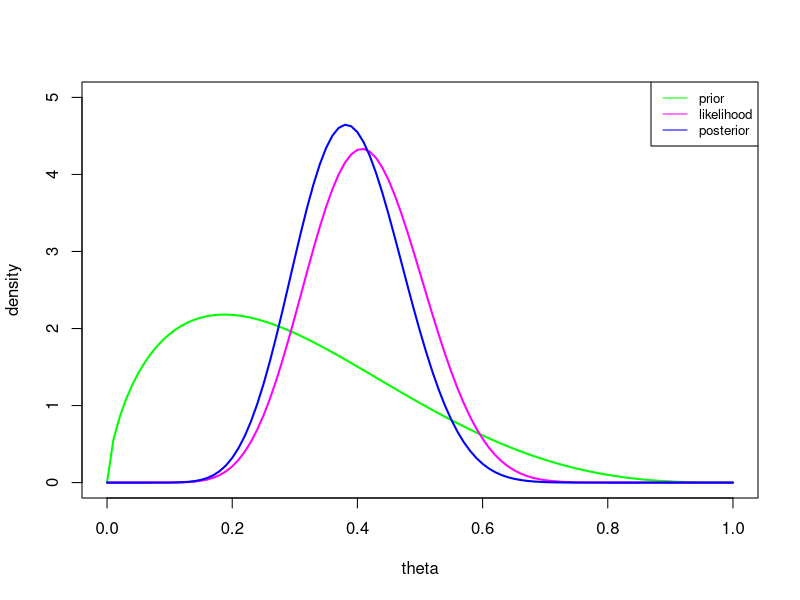
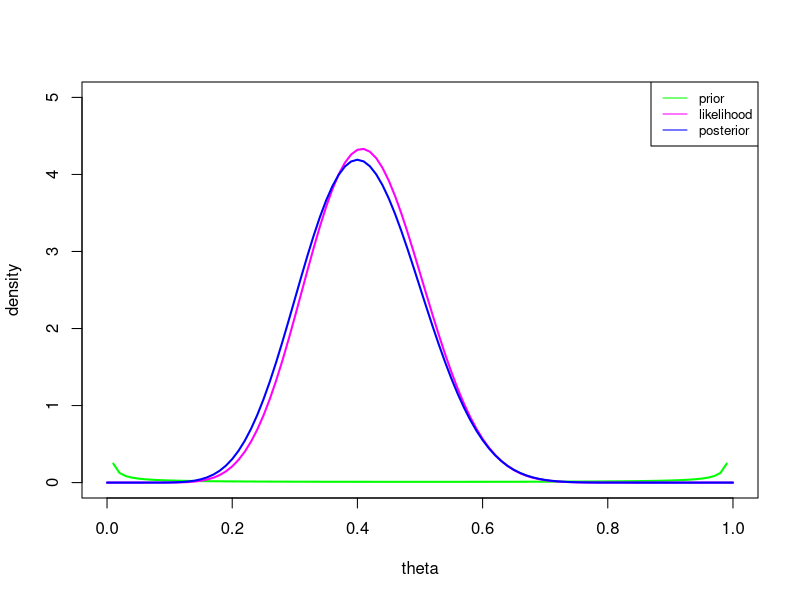
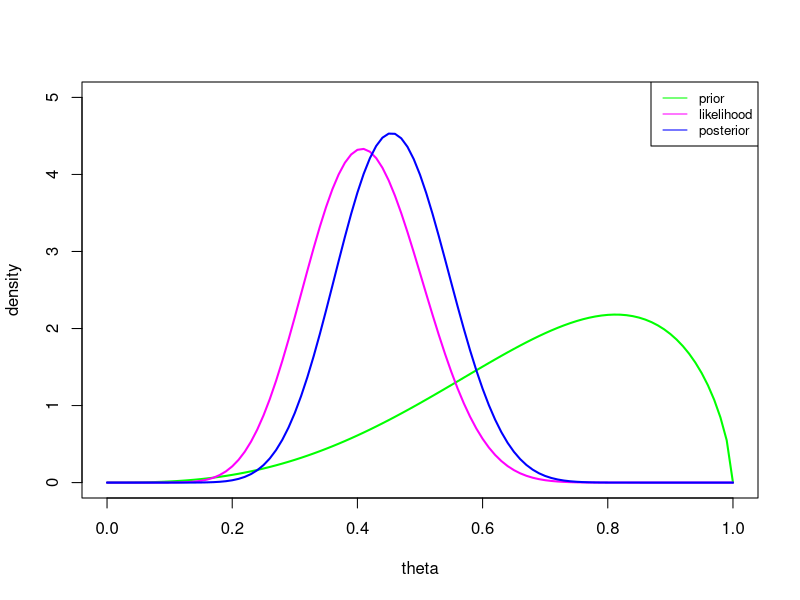
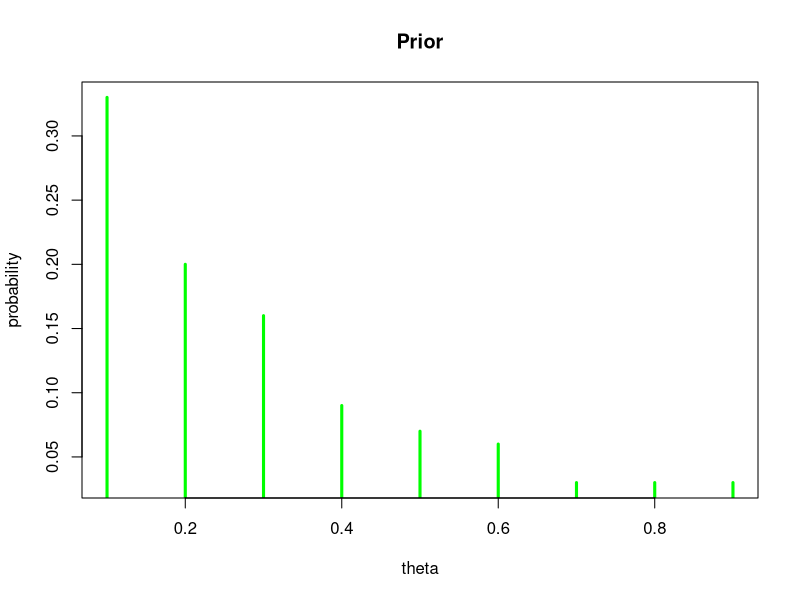
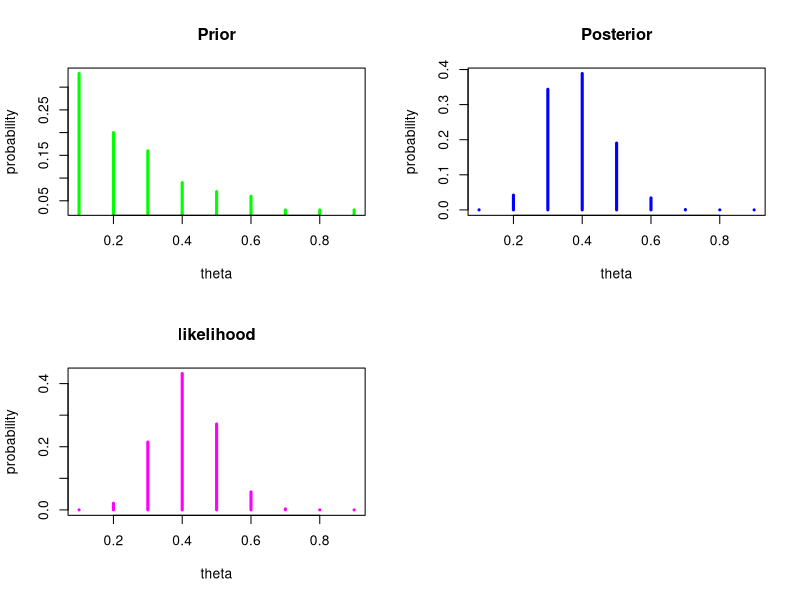
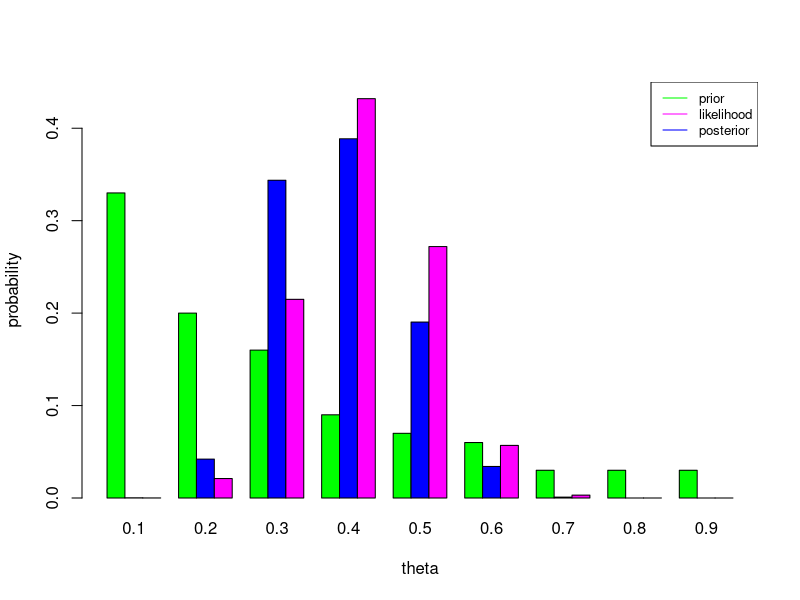
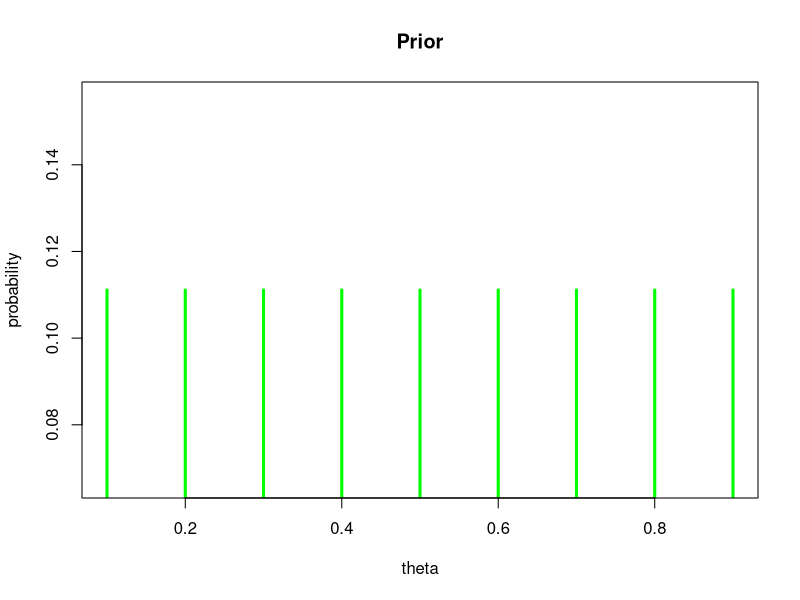
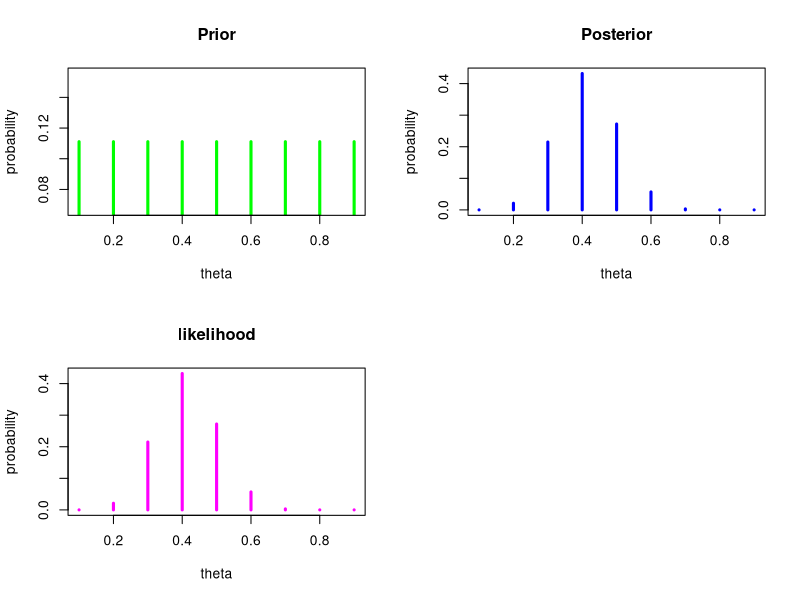

Recreate these plots in R, in order.
################################################################################
####################### ASSIGNMENT 2 - CHIARA TORRI ############################
################################################################################



############################# MODEL 1 ##########################################


### Case 1 ###


# Data
y=c(rep(0,16), rep(1,11))
n=length(y)
M=sum(y)
cat("The sample size is",n,"and the students that sleep more than 8 hours are",M)


# Hyper parameters
# E(theta)= alpha/(alpha+beta) = 0.3
# How sure we are: alpha+beta = ?
# To find the beta I choose the hyperparameters such that the 85th quantile of the
# Beta is approximately 0.5

alpha= 0.3*5.55
beta= 5.55-alpha
cat("alpha=",alpha,"beta=",beta)

qbeta(0.85, alpha, beta)
pbeta(0.5,alpha,beta)

# Posterior Hyper parameters
alpha_n= alpha+M
beta_n= beta+n-M
cat("alpha_n=",alpha_n,"beta_n=",beta_n)


# Plot of the prior
# The prior is the density of a Beta with, as parameters, the hyperparameters
curve(dbeta(x, alpha, beta), from=0, to=1, col="green", lwd=2, 
      xlab="theta", ylab="density", ylim=c(0,5))

# Plot of the likelihood
# The likelihood looks like the kernel of a Beta(M+1,n-M+1), therefore plotting 
#the density of a Beta with these parameters is equivalent to plot the normalized 
#version of the likelihood.
curve(dbeta(x, M+1, n-M+1), from=0, to=1, col="magenta", lwd=2, add=T)

# Plot of the posterior
# The posterior is the density of a Beta with updated parameters
curve(dbeta(x, alpha_n, beta_n), from=0, to=1, col="blue", lwd=2, add=T)

legend("topright",c("prior","likelihood","posterior"), 
       lty=c(1,1,1),
       col=c("green","magenta","blue"),
       cex=0.8)


# Note: the posterior is between the prior and the likelihood.


# Posterior expected values: the mean of a Beta is: alpha/(alpha+beta)
# The posterior mean is between the prior and the sample mean
prior_mean=alpha/(alpha+beta)
post_mean= alpha_n/(alpha_n+beta_n)
sample_avg= mean(y)
cat("Prior mean:", prior_mean,"Posterior mean:",post_mean,"Sample average:",sample_avg)


# Posterior variance: the variance of a Beta is: (alpha*beta)/(alpha+beta+1)*(alpha+beta)^2
prior_var= (alpha*beta)/((alpha+beta+1)*(alpha+beta)^2)
post_var=(alpha_n*beta_n)/((alpha_n+beta_n+1)*(alpha_n+beta_n)^2)
cat("Prior variance:", prior_var,"Posterior variance:",post_var)


# Prior 95% credible interval
l0= qbeta(0.025, alpha, beta)
u0= qbeta(0.975, alpha, beta)
cat("The 95% credible interval of the prior is (",l0,",",u0,")")

# Posterior 95% credible interval
l_n= qbeta(0.025, alpha_n, beta_n)
u_n= qbeta(0.975, alpha_n, beta_n)
cat("The 95% credible interval of the posterior is (",l_n,",",u_n,")")


# 85th quantiles
prior_85q=qbeta(0.85,alpha,beta)
post_85q=qbeta(0.85,alpha_n,beta_n)
cat("Prior 85th quantile:", prior_85q,", Posterior 85th quantile:",post_85q)


# Prediction

# The posterior predictive for a Bernoulli-Beta Model is: 
post_predictive=(alpha+M)/(alpha+beta+n)
cat("The posterior predictive is", post_predictive)
cat("The posterior predictive for the 20 observations of the new sample is", post_predictive*20)
# about 8 students over 20

# Example of the new sample
set.seed(123)
y_new= rbinom(20,1,post_mean)
cat("The new sample is", y_new)

cat("Students of the sample that sleep at least 8 hours:",sum(y_new))



# Hypothesis testing

# Pr(E0|y_1:n)
post_prob0= pbeta(0.5,alpha_n,beta_n)
cat("The posterior probability of E0 is", post_prob0)

# Pr(E1|y_1:n)
post_prob1=1-pbeta(0.5,alpha_n,beta_n)

# Pr(E0)
prior_prob0=pbeta(0.5,alpha,beta)

# Pr(E1)
prior_prob1=1-pbeta(0.5,alpha,beta)

# Bayes factor
BF= (post_prob0/post_prob1)/(prior_prob0/prior_prob1)
cat("The Bayes Factor is",BF)
# "not worth more than bare mentioning"




### Case 2 ###

# Hyper parameters
# In the case of complete ignorance, I choose:
# E(theta)= alpha/(alpha+beta) = 0.5, because I place the same probability on 0 and 1
# alpha+beta = 0.01, because I'm very unsure of my choice

alpha= 0.5*0.01
beta= 0.01-alpha
cat("alpha=",alpha,"beta=",beta)

qbeta(0.85, alpha, beta)
pbeta(0.5,alpha,beta)


# Posterior Hyper parameters
alpha_n= alpha+M
beta_n= beta+n-M
cat("alpha_n=",alpha_n,"beta_n=",beta_n)


# Plot the prior
# The prior is the density of a Beta with parameters the hyperparameters
curve(dbeta(x, alpha, beta), from=0, to=1, col="green", lwd=2, 
      xlab="theta", ylab="density", ylim=c(0,5))

# Plot the likelihood
# The likelihood looks like the kernel of a Beta(M+1,n-M+1), therefore plotting 
#the density of a Beta with these parameters is equivalent to plot the normalized 
#version of the likelihood.
curve(dbeta(x, M+1, n-M+1), from=0, to=1, col="magenta", lwd=2, add=T)

# Plot the posterior
# The posterior is the density of a Beta with updated parameters
curve(dbeta(x, alpha_n, beta_n), from=0, to=1, col="blue", lwd=2, add=T)

legend("topright",c("prior","likelihood","posterior"), 
       lty=c(1,1,1),
       col=c("green","magenta","blue"),
       cex=0.8)


# Note: the posterior is more similar to the likelihood


# Posterior expected values: the mean of a Beta is: alpha/(alpha+beta)
# The posterior mean is between the prior and the sample mean
prior_mean=alpha/(alpha+beta)
post_mean= alpha_n/(alpha_n+beta_n)
sample_avg= mean(y)
cat("Prior mean:", prior_mean,"Posterior mean:",post_mean,"Sample average:",sample_avg)


# Posterior variance: the variance of a Beta is: (alpha*beta)/(alpha+beta+1)*(alpha+beta)^2
prior_var= (alpha*beta)/((alpha+beta+1)*(alpha+beta)^2)
post_var=(alpha_n*beta_n)/((alpha_n+beta_n+1)*(alpha_n+beta_n)^2)
cat("Prior variance:", prior_var,"Posterior variance:",post_var)


# Prior 95% credible interval
l0= qbeta(0.025, alpha, beta)
u0= qbeta(0.975, alpha, beta)
cat("The 95% credible interval of the prior is (",l0,",",u0,")")

# Posterior 95% credible interval
l_n= qbeta(0.025, alpha_n, beta_n)
u_n= qbeta(0.975, alpha_n, beta_n)
cat("The 95% credible interval of the posterior is (",l_n,",",u_n,")")


# 85th quantiles
prior_85q=qbeta(0.85,alpha,beta)
post_85q=qbeta(0.85,alpha_n,beta_n)
cat("Prior 85th quantile:", prior_85q,", Posterior 85th quantile:",post_85q)


# Prediction

# The posterior predictive for a Bernoulli-Beta Model is: 
post_predictive=(alpha+M)/(alpha+beta+n)
cat("The posterior predictive is", post_predictive)
cat("The posterior predictive for the 20 observations of the new sample is", post_predictive*20)
# about 8 students over 20

# Example of the new sample
set.seed(123)
y_new= rbinom(20,1,post_mean)
cat("The new sample is", y_new)

cat("Students of the sample that sleep at least 8 hours:",sum(y_new))



# Hypothesis testing

# Pr(E0|y_1:n)
post_prob0= pbeta(0.5,alpha_n,beta_n)
cat("The posterior probability of E0 is", post_prob0)

# Pr(E1|y_1:n)
post_prob1=1-pbeta(0.5,alpha_n,beta_n)

# Pr(E0)
prior_prob0=pbeta(0.5,alpha,beta)

# Pr(E1)
prior_prob1=1-pbeta(0.5,alpha,beta)

# Bayes factor
BF= (post_prob0/post_prob1)/(prior_prob0/prior_prob1)
cat("The Bayes Factor is",BF)
# substantial





### Case 3 ###


# Prior hyperparameters
# E(theta)= alpha/(alpha+beta) = 0.7
# How sure we are: alpha+beta = ?
# To find the beta I choose the hyperparameters such that the 15th quantile of the
# Beta is approximately 0.5

alpha= 0.7*5.55
beta= 5.55-alpha
cat("alpha=",alpha,"beta=",beta)

qbeta(0.15, alpha, beta)
1 - pbeta(0.5, alpha, beta)


# Posterior parameters
alpha_n= alpha+M
beta_n= beta+n-M
cat("alpha_n=",alpha_n,"beta_n=",beta_n)


# Plot the prior
# The prior is the density of a Beta with parameters the hyperparameters
curve(dbeta(x, alpha, beta), from=0, to=1, col="green", lwd=2, 
      xlab="theta", ylab="density", ylim=c(0,5))

# Plot the likelihood
# The likelihood looks like the kernel of a Beta(M+1,n-M+1), therefore plotting 
#the density of a Beta with these parameters is equivalent to plot the normalized 
#version of the likelihood.
curve(dbeta(x, M+1, n-M+1), from=0, to=1, col="magenta", lwd=2, add=T)

# Plot the posterior
# The posterior is the density of a Beta with updated parameters
curve(dbeta(x, alpha_n, beta_n), from=0, to=1, col="blue", lwd=2, add=T)

legend("topright",c("prior","likelihood","posterior"), 
       lty=c(1,1,1),
       col=c("green","magenta","blue"),
       cex=0.8)

# Note: the posterior is between the prior and the likelihood

# Posterior expected values: the mean of a Beta is: alpha/(alpha+beta)
# The posterior mean is between the prior and the sample mean
prior_mean=alpha/(alpha+beta)
post_mean= alpha_n/(alpha_n+beta_n)
sample_avg= mean(y)
cat("Prior mean:", prior_mean,"Posterior mean:",post_mean,"Sample average:",sample_avg)


# Posterior variance: the variance of a Beta is: (alpha*beta)/(alpha+beta+1)*(alpha+beta)^2
prior_var= (alpha*beta)/((alpha+beta+1)*(alpha+beta)^2)
post_var=(alpha_n*beta_n)/((alpha_n+beta_n+1)*(alpha_n+beta_n)^2)
cat("Prior variance:", prior_var,"Posterior variance:",post_var)


# Prior 95% credible interval
l0= qbeta(0.025, alpha, beta)
u0= qbeta(0.975, alpha, beta)
cat("The 95% credible interval of the prior is (",l0,",",u0,")")

# Posterior 95% credible interval
l_n= qbeta(0.025, alpha_n, beta_n)
u_n= qbeta(0.975, alpha_n, beta_n)
cat("The 95% credible interval of the posterior is (",l_n,",",u_n,")")


# 15th quantiles
prior_15q=qbeta(0.15,alpha,beta)
post_15q=qbeta(0.15,alpha_n,beta_n)
cat("Prior 15th quantile:", prior_15q,", Posterior 15th quantile:",post_15q)



# Prediction

# The posterior predictive for a Bernoulli-Beta Model is: 
post_predictive=(alpha+M)/(alpha+beta+n)
cat("The posterior predictive is", post_predictive)
cat("The posterior predictive for the 20 observations of the new sample is", post_predictive*20)

# Example of the new sample
set.seed(123)
y_new= rbinom(20,1,post_mean)
cat("The new sample is", y_new)

cat("Students of the sample that sleep at least 8 hours:",sum(y_new))



# Hypothesis testing

# Pr(E0|y_1:n)
post_prob0= pbeta(0.5,alpha_n,beta_n)
cat("The posterior probability of E0 is", post_prob0)

# Pr(E1|y_1:n)
post_prob1=1-pbeta(0.5,alpha_n,beta_n)

# Pr(E0)
prior_prob0=pbeta(0.5,alpha,beta)

# Pr(E1)
prior_prob1=1-pbeta(0.5,alpha,beta)

# Bayes factor
BF= (post_prob0/post_prob1)/(prior_prob0/prior_prob1)
cat("The Bayes Factor is",BF)
# strong


rm(list = ls())








############################### SECOND MODEL ###################################

# Data
y=c(rep(0,16), rep(1,11))
n=length(y)
M=sum(y)
cat("The sample size is",n,"and the students that sleep more than 8 hours are",M)

### Case 1 ###

# Choice of the prior
theta=seq(from=0.1,to=0.9,by=0.1)
cat("Theta:", theta)
prior=c(0.33,0.20,0.16,0.09,0.07,0.06,rep(0.03,3))
cat("Prior:", prior)
cat("The sum of the prior probabilities is", sum(prior))

# Cdf of the prior
cump=c()
cdf=function(p){
  for (j in 1:9){
    cump[j]=sum(p[1:j])
  }
  return(cump)
}

cumprior=cdf(prior)
cat("Cumulative distribution function of the prior:", cumprior)

# P(theta<=0.5)=0.85 and E(theta)=0.3
cat("P(theta<=0.5)=", cumprior[5])
prior_mean=weighted.mean(theta,prior)
cat("E(theta)=", prior_mean)

# Plot of the prior
plot(theta, prior, main="Prior", type="h", xlab="theta", ylab="probability", 
     col="green", lwd=3)

# Posterior
# posterior=likelihood*prior/marginal and is proportional to likelihood*prior
# The marginal is the integral (in this case sum) of likelihood*prior. 
# I applied this for each element
prop_post=c()
like=c()

for (j in 1:9){
  like[j]=(theta[j])^M*(1-theta[j])^(n-M)
  prop_post[j]=((theta[j])^M*(1-theta[j])^(n-M)*prior[j])
}

sum(prop_post) # not equal to 1 because I still have to divide for the marginal
post=prop_post/sum(prop_post)
cat("Posterior:", post)
cat("The sum of the posterior probabilities is", sum(post)) # equal to 1!

# Normalized version of the likelihood
cat("Likelihood:", like)
like2=like/sum(like) 
cat("Normalized version of the likelihood:", like2)
cat("The sum of the normalized likelihood probabilities is", sum(like2)) # equal to 1!



# Prior, posterior and likelihood plot
par(mfrow=c(2,2))
plot(theta, prior, main="Prior", type="h", xlab="theta", ylab="probability", 
     col="green", lwd=3)
plot(theta, post, main="Posterior", type="h", xlab="theta", ylab="probability", 
     col="blue", lwd=3)
plot(theta, like2, main="likelihood", type="h", xlab="theta", ylab="probability", 
     col="magenta", lwd=3)

par(mfrow=c(1,1))
ppl_table_graph=t(matrix(c(prior, post, like2), nrow=9, ncol=3))
barplot(ppl_table_graph, beside=T, xlab="theta", ylab="probability",
        col=c("green", "blue", "magenta"), ylim=c(0,0.45),
        names.arg=seq(from=0.1,to=0.9,by=0.1))

legend("topright",c("prior","likelihood","posterior"), 
       lty=c(1,1,1),
       col=c("green","magenta","blue"),
       cex=0.8)


# Posterior mean
post_mean=weighted.mean(theta,post)
sample_avg=mean(y)
cat("Prior mean:", prior_mean, ", Posterior mean:", post_mean, 
    ", Sample average:", sample_avg)

# Posterior variance
prior_var=weighted.mean((theta-prior_mean)^2, prior)
post_var=weighted.mean((theta-post_mean)^2, post)
cat("Prior variance:", prior_var, ", Posterior variance:", post_var)


# Quantiles

# Posterior cdf
cumpost=cdf(post)
cat("Cumulative distribution function of the posterior:", cumpost)

# Discrete quantile function
my_quant=function(cfd, p){
  indx=which(cfd>=p)
  return(theta[indx[1]])
}

# Prior 95% credible interval
l0=my_quant(cumprior, 0.025)
u0=my_quant(cumprior, 0.975)
cat("The 95% credible interval of the prior is (",l0,",",u0,")")

# Posterior 95% credible interval
l_n=my_quant(cumpost, 0.025)
u_n=my_quant(cumpost, 0.975)
cat("The 95% credible interval of the posterior is (",l_n,",",u_n,")")


# 85th quantile
prior_85q=my_quant(cumprior, 0.85)
post_85q=my_quant(cumpost, 0.85)
cat("Prior 85th quantile:", prior_85q,", Posterior 85th quantile:",post_85q)



# Prediction
# The predictive can be seen as posterior mean
# In particular the predictive is the integral (sum) of p(y_new=1, theta| y_1:n)
# It is possible to show that this is equal to the sum of p(y_new|theta)*p(theta|y_1:n)
# = (theta*posterior) = E(p(y_new|theta)|y_1:n) = post_mean

cat("The psterior predictive is:", post_mean)
cat("The posterior predictive for the 20 observations of the new sample is", post_mean*20)
# about 8 out of 20 in the new sample sleep at least 8 hours

# Example of the new sample
set.seed(123)
y_new=rbinom(20,1,prob=post_mean)
y_new

sum(y_new) # 8!



# Hypothesis testing

# Pr(E0|y_1:n)
post_prob0= cumpost[5]
cat("The posterior probability of E0 is", post_prob0)

# Pr(E1|y_1:n)
post_prob1= 1-post_prob0

# Pr(E0)
prior_prob0= cumprior[5]

# Pr(E1)
prior_prob1= 1-prior_prob0

# Bayes factor
BF= (post_prob0/post_prob1)/(prior_prob0/prior_prob1)
cat("The Bayes Factor is",BF)





### Case 2 ###

# Choice of the prior
theta=seq(from=0.1,to=0.9,by=0.1)
cat("Theta:", theta)
prior=rep(1/9, 9)
cat("Prior:", prior)
cat("The sum of the prior probabilities is", sum(prior))

# Cdf of the prior
cumprior=cdf(prior)
cat("Cumulative distribution function of the prior:", cumprior)

# P(theta<=0.5) and E(theta)=0.5
cat("P(theta<=0.5)=", cumprior[5])
prior_mean=weighted.mean(theta,prior)
cat("E(theta)=", prior_mean)

# Plot of the prior
plot(theta, prior, main="Prior", type="h", xlab="theta", ylab="probability", 
     col="green", lwd=3)

# Posterior
# posterior=likelihood*prior/marginal and is proportional to likelihood*prior
# The marginal is the integral (in this case sum) of likelihood*prior. 
# I applied this for each element
prop_post=c()
like=c()

for (j in 1:9){
  like[j]=(theta[j])^M*(1-theta[j])^(n-M)
  prop_post[j]=((theta[j])^M*(1-theta[j])^(n-M)*prior[j])
}

sum(prop_post) # not equal to 1 because I still have to divide for the marginal
post=prop_post/sum(prop_post)
cat("Posterior:", post)
cat("The sum of the posterior probabilities is", sum(post)) # equal to 1!

# Normalized version of the likelihood
cat("Likelihood:", like)
like2=like/sum(like) 
cat("Normalized version of the likelihood:", like2)
cat("The sum of the normalized likelihood probabilities is", sum(like2)) # equal to 1!



# Prior, posterior and likelihood plot
par(mfrow=c(2,2))
plot(theta, prior, main="Prior", type="h", xlab="theta", ylab="probability", 
     col="green", lwd=3)
plot(theta, post, main="Posterior", type="h", xlab="theta", ylab="probability", 
     col="blue", lwd=3)
plot(theta, like2, main="likelihood", type="h", xlab="theta", ylab="probability", 
     col="magenta", lwd=3)

par(mfrow=c(1,1))
ppl_table_graph=t(matrix(c(prior, post, like2), nrow=9, ncol=3))
barplot(ppl_table_graph, beside=T, xlab="theta", ylab="probability",
        col=c("green", "blue", "magenta"), ylim=c(0,0.45),
        names.arg=seq(from=0.1,to=0.9,by=0.1))

legend("topright",c("prior","likelihood","posterior"), 
       lty=c(1,1,1),
       col=c("green","magenta","blue"),
       cex=0.8)


# Posterior mean
post_mean=weighted.mean(theta,post)
sample_avg=mean(y)
cat("Prior mean:", prior_mean, ", Posterior mean:", post_mean, 
    ", Sample average:", sample_avg)

# Posterior variance
prior_var=weighted.mean((theta-prior_mean)^2, prior)
post_var=weighted.mean((theta-post_mean)^2, post)
cat("Prior variance:", prior_var, ", Posterior variance:", post_var)


# Quantiles

# Posterior cdf
cumpost=cdf(post)
cat("Cumulative distribution function of the posterior:", cumpost)

# Prior 95% credible interval
l0=my_quant(cumprior, 0.025)
u0=my_quant(cumprior, 0.975)
cat("The 95% credible interval of the prior is (",l0,",",u0,")")

# Posterior 95% credible interval
l_n=my_quant(cumpost, 0.025)
u_n=my_quant(cumpost, 0.975)
cat("The 95% credible interval of the posterior is (",l_n,",",u_n,")")


# 85th quantile
prior_85q=my_quant(cumprior, 0.85)
post_85q=my_quant(cumpost, 0.85)
cat("Prior 85th quantile:", prior_85q,", Posterior 85th quantile:",post_85q)



# Prediction
# The predictive can be seen as posterior mean
# In particular the predictive is the integral (sum) of p(y_new=1, theta| y_1:n)
# It is possible to show that this is equal to the sum of p(y_new|theta)*p(theta|y_1:n)
# = (theta*posterior) = E(p(y_new|theta)|y_1:n) = post_mean

cat("The posterior predictive is:", post_mean)
cat("The posterior predictive for the 20 observations of the new sample is", post_mean*20)
# about 8 out of 20 in the new sample sleep at least 8 hours

# Example of the new sample
set.seed(123)
y_new=rbinom(20,1,prob=post_mean)
y_new

sum(y_new) # 8!



# Hypothesis testing

# Pr(E0|y_1:n)
post_prob0= cumpost[5]
cat("The posterior probability of E0 is", post_prob0)

# Pr(E1|y_1:n)
post_prob1= 1-post_prob0

# Pr(E0)
prior_prob0= cumprior[5]

# Pr(E1)
prior_prob1= 1-prior_prob0

# Bayes factor
BF= (post_prob0/post_prob1)/(prior_prob0/prior_prob1)
cat("The Bayes Factor is",BF)




### Case 3 ###

# Choice of the prior
theta=seq(from=0.1,to=0.9,by=0.1)
cat("Theta:", theta)
prior=c(0.01, 0.02, 0.03, 0.04, 0.05, 0.15, 0.25, 0.25, 0.20)
cat("Prior:", prior)
cat("The sum of the prior probabilities is", sum(prior))

# Cdf of the prior
cumprior=cdf(prior)
cat("Cumulative distribution function of the prior:", cumprior)

# P(theta<=0.5)=0.15 and E(theta)=0.7
cat("P(theta<=0.5)=", cumprior[5])
prior_mean=weighted.mean(theta,prior)
cat("E(theta)=", prior_mean)

# Plot of the prior
plot(theta, prior, main="Prior", type="h", xlab="theta", ylab="probability", 
     col="green", lwd=3)

# Posterior
# posterior=likelihood*prior/marginal and is proportional to likelihood*prior
# The marginal is the integral (in this case sum) of likelihood*prior. 
# I applied this for each element
prop_post=c()
like=c()

for (j in 1:9){
  like[j]=(theta[j])^M*(1-theta[j])^(n-M)
  prop_post[j]=((theta[j])^M*(1-theta[j])^(n-M)*prior[j])
}

sum(prop_post) # not equal to 1 because I still have to divide for the marginal
post=prop_post/sum(prop_post)
cat("Posterior:", post)
cat("The sum of the posterior probabilities is", sum(post)) # equal to 1!

# Normalized version of the likelihood
cat("Likelihood:", like)
like2=like/sum(like) 
cat("Normalized version of the likelihood:", like2)
cat("The sum of the normalized likelihood probabilities is", sum(like2)) # equal to 1!



# Prior, posterior and likelihood plot
par(mfrow=c(2,2))
plot(theta, prior, main="Prior", type="h", xlab="theta", ylab="probability", 
     col="green", lwd=3)
plot(theta, post, main="Posterior", type="h", xlab="theta", ylab="probability", 
     col="blue", lwd=3)
plot(theta, like2, main="likelihood", type="h", xlab="theta", ylab="probability", 
     col="magenta", lwd=3)

par(mfrow=c(1,1))
ppl_table_graph=t(matrix(c(prior, post, like2), nrow=9, ncol=3))
barplot(ppl_table_graph, beside=T, xlab="theta", ylab="probability",
        col=c("green", "blue", "magenta"), ylim=c(0,0.45),
        names.arg=seq(from=0.1,to=0.9,by=0.1))

legend("topright",c("prior","likelihood","posterior"), 
       lty=c(1,1,1),
       col=c("green","magenta","blue"),
       cex=0.8)


# Posterior mean
post_mean=weighted.mean(theta,post)
sample_avg=mean(y)
cat("Prior mean:", prior_mean, ", Posterior mean:", post_mean, 
    ", Sample average:", sample_avg)

# Posterior variance
prior_var=weighted.mean((theta-prior_mean)^2, prior)
post_var=weighted.mean((theta-post_mean)^2, post)
cat("Prior variance:", prior_var, ", Posterior variance:", post_var)


# Quantiles

# Posterior cdf
cumpost=cdf(post)
cat("Cumulative distribution function of the posterior:", cumpost)

# Prior 95% credible interval
l0=my_quant(cumprior, 0.025)
u0=my_quant(cumprior, 0.975)
cat("The 95% credible interval of the prior is (",l0,",",u0,")")

# Posterior 95% credible interval
l_n=my_quant(cumpost, 0.025)
u_n=my_quant(cumpost, 0.975)
cat("The 95% credible interval of the posterior is (",l_n,",",u_n,")")


# 15th quantile
prior_15q=my_quant(cumprior, 0.15)
post_15q=my_quant(cumpost, 0.15)
cat("Prior 15th quantile:", prior_15q,", Posterior 15th quantile:",post_15q)



# Prediction
# The predictive can be seen as posterior mean
# In particular the predictive is the integral (sum) of p(y_new=1, theta| y_1:n)
# It is possible to show that this is equal to the sum of p(y_new|theta)*p(theta|y_1:n)
# = (theta*posterior) = E(p(y_new|theta)|y_1:n) = post_mean

cat("The psterior predictive is:", post_mean)
cat("The posterior predictive for the 20 observations of the new sample is", post_mean*20)
# about 9 out of 20 in the new sample sleep at least 8 hours

# Example of the new sample
set.seed(123)
y_new=rbinom(20,1,prob=post_mean)
y_new

sum(y_new) # 10



# Hypothesis testing

# Pr(E0|y_1:n)
post_prob0= cumpost[5]
cat("The posterior probability of E0 is", post_prob0)

# Pr(E1|y_1:n)
post_prob1= 1-post_prob0

# Pr(E0)
prior_prob0= cumprior[5]

# Pr(E1)
prior_prob1= 1-prior_prob0

# Bayes factor
BF= (post_prob0/post_prob1)/(prior_prob0/prior_prob1)
cat("The Bayes Factor is",BF)


rm(list = ls())







############################### MODEL 3 ########################################

### PRIOR ANALYSIS ###

# To fill the tables all at once I set a for loop
# Set the vectors of hyperparameters
c=c(-1,0,1)
s=c(4,1,0.1)

# Set up the two tables
m_theta=matrix(nrow=3,ncol=3)
p0.5_theta=matrix(nrow=3, ncol=3)

# For loop to draw the iid samples and fill the tables
for (i in 1:length(c)){
  for (j in 1:length(s)){
    set.seed(123)
    # sample X iid from the N(c,s^2)
    x=rnorm(10000,mean=c[i],sd=s[j])
    # transform the X sample into the relative theta
    # Since the X are iid, also the theta are iid
    theta=1/(1+exp(-x))
    
    m_theta[j,i]=mean(theta)
    p0.5_theta[j,i]=mean(theta<0.5)
  }
}


# E(theta) with different hyperparameters
m_theta

#P(theta<0.5) with different hyperparameters 
p0.5_theta


# to verify it:
c=c(-1,0,1)
s=c(4,1,0.1)

m_theta1=matrix(nrow=3,ncol=3)
p0.5_theta1=matrix(nrow=3, ncol=3)

for (i in 1:length(c)){
  for (j in 1:length(s)){
    set.seed(123)
    th=runif(10000)
    p3=1/(s[j]*sqrt(2*3.14))*exp((-1/(2*s[j]^2))*(log(th/(1-th))-c[i])^2)*1/(th*(1-th))
    theta=(sample(th,10000,replace=T,prob=p3))
    m_theta1[j,i]= mean(theta)
    p0.5_theta1[j,i]=mean(theta<0.5)
  }
}


m_theta1
p0.5_theta1


rm(list = ls())




### CASE 1 ###

# Fix the hyperparameters
c=-1
s=1

# Prior function
model_prior=function(th, n, M, c, s){
  if (th<=0|th>=1) {
    return(-Inf)
  }
  out=1/(s*sqrt(2*3.14))*exp((-1/(2*s^2))*(log(th/(1-th))-c)^2)*1/(th*(1-th))
  return(out)
}

# Data and sufficient statistics
y=c(rep(0,16), rep(1,11))
n=length(y)
M=sum(y)
cat("The sample size is",n,"and the students that sleep more than 8 hours are",M)


# Posterior= target of the MH
model_posterior=function(th, n, M, c, s){
  if (th<=0|th>=1) {
    return(-Inf)
  }
  out= (th)^M*(1-th)^(n-M) * 1/(s*sqrt(2*3.14))*exp((-1/(2*s^2))*(log(th/(1-th))-c)^2)*1/(th*(1-th))
  return(out)
}

# Plot
gr_th=seq(0,1,0.001)
mp=c()

for (i in 1:length(gr_th)){
  mp[i]=model_posterior(gr_th[i], n, M, c, s)
}

plot(gr_th, mp, lwd=3, type="l", col="blue", main="Posterior density",
     xlab="theta", ylab="density")


# MH function
MH_post3=function(G, burnin, thin, n, M, c, s, eta,th0=0.5){
  
  #Set the number of iterations
  iterations= burnin+thin*G
  g= 1
  
  # Define the output vector
  theta= vector("numeric", G)
  current_state= th0 #the current state of the chain is th_0
  
  acc=0; #count how many time I accept a transition
  
  for (iter in 1:iterations) {
    prop_state = rnorm(1,mean=current_state,sd=eta) #My proposal are drawn from a Normal
    
    if(prop_state<=0|prop_state>=1){# Values I cannot accept
      alpha= -Inf
    }else{
      alpha= min(1, (model_posterior(prop_state, n, M, c, s))/
                   (model_posterior(current_state, n, M, c, s)))
    }
    
    u= runif(1)
    if (u < alpha){
      #Accept the move
      current_state= prop_state
      acc= acc+1
    } # the else is not needed because nothing changes
 
    if( (iter>burnin) & (iter%%thin==0) ){
      # if iter is larger than burn
      # and iter is multiple of thin
      # Save the current_state
      theta[g]= current_state
      g= g+1
    }
  }
  cat("I accepted the ", acc/iterations*100,"% of the proposed transition\n")
  return(theta)
}

# Optimal variance sample
set.seed(123)
th_sample1= MH_post3(G=5000, burnin = 1000, thin = 10, n, M, c, s, eta=0.44, th0=0.5)

# Wrong variance samples
set.seed(123)
wrong_th_sample1= MH_post3(G=5000, burnin = 1000, thin = 10, n, M, c, s, eta=4, th0=0.5)

set.seed(123)
wrong_th_sample2= MH_post3(G=5000, burnin = 1000, thin = 10, n, M, c, s, eta=0.01, th0=0.5)




# Convergence and autocorrelation check for sample 1
# trace plot
plot(th_sample1,type="l")
# auto correlation function
acf(th_sample1)

# Cumulative mean
cmst <- cumsum(th_sample1)
G <- 5000
plot(1:G,cmst/1:G,type="b",main="cumulative mean",pch="*")


# Convergence and autocorrelation check for wrong sample 1
# trace plot
plot(wrong_th_sample1,type="l")
# auto correlation function
acf(wrong_th_sample1)

# Cumulative mean
cmst <- cumsum(wrong_th_sample1)
G <- 5000
plot(1:G,cmst/1:G,type="b",main="cumulative mean",pch="*")


# Convergence and autocorrelation check for wrong sample 2
# trace plot
plot(wrong_th_sample2,type="l")
# auto correlation function
acf(wrong_th_sample2)

# Cumulative mean
cmst <- cumsum(wrong_th_sample2)
G <- 5000
plot(1:G,cmst/1:G,type="b",main="cumulative mean",pch="*")



# Summary and plots with coda
library(coda)
th.post.mc= mcmc(th_sample1)
summary(th.post.mc)
plot(th.post.mc)
acfplot(th.post.mc)
cumuplot(th.post.mc)

# Geweke diagnostic
geweke.diag(th.post.mc)
2*min(pnorm(0.3524), 1-pnorm(0.3524)) #the p-value is high
geweke.plot(th.post.mc, frac1 = 0.1, frac2 = 0.5, nbins = 20 )

# Gelman and Rubin
# Sample new chains and plot them
set.seed(123)
th.post2= mcmc(MH_post3(G=5000, burnin = 1000, thin = 10, 
                        n, M, c, s, eta=0.44, th0= runif(1,0,1)))

th.post3= mcmc(MH_post3(G=5000, burnin = 1000, thin = 10, 
                        n, M, c, s, eta=0.44, th0= runif(1,0,1)))

th.post4= mcmc(MH_post3(G=5000, burnin = 1000, thin = 10, 
                        n, M, c, s, eta=0.44, th0= runif(1,0,1)))

th.post5= mcmc(MH_post3(G=5000, burnin = 1000, thin = 10, 
                        n, M, c, s, eta=0.44, th0= runif(1,0,1)))

th.post6= mcmc(MH_post3(G=5000, burnin = 1000, thin = 10, 
                        n, M, c, s, eta=0.44, th0= runif(1,0,1)))

th.post7= mcmc(MH_post3(G=5000, burnin = 1000, thin = 10, 
                        n, M, c, s, eta=0.44, th0= runif(1,0,1)))

th.post8= mcmc(MH_post3(G=5000, burnin = 1000, thin = 10, 
                        n, M, c, s, eta=0.44, th0= runif(1,0,1)))

th.post9= mcmc(MH_post3(G=5000, burnin = 1000, thin = 10, 
                        n, M, c, s, eta=0.44, th0= runif(1,0,1)))

th.post10= mcmc(MH_post3(G=5000, burnin = 1000, thin = 10, 
                        n, M, c, s, eta=0.44, th0= runif(1,0,1)))

ten.mh <-mcmc.list(th.post.mc,th.post2,th.post3,th.post4,th.post5,th.post6,
                   th.post7,th.post8,th.post9,th.post10)

# Plots of the chains
plot(ten.mh)
acfplot(ten.mh,type="h")

# Gelman and Rubin diagnostic
gelman.diag(ten.mh) # The potential reduction factor is 1, the chains are stationary

gelman.plot(ten.mh) # how the potential reduction factor changes with the iterations

# Effective sample size
effectiveSize(th.post.mc) # On the single chain (the first)
effectiveSize(ten.mh) # On the ten chains


# Bayesian analysis

# Histogram
hist(th_sample1,main="Posterior density of theta", freq=F, col="blue")


# Prior plot
gr_th=seq(0,1,0.001)
mpr=c()

for (i in 1:length(gr_th)){
  mpr[i]=model_prior(gr_th[i], n, M, c, s)
}

plot(gr_th, mpr, lwd=3, type="l", col="green", ylim=c(0,5), xlab="theta", ylab="density")

# likelihood plot
curve(dbeta(x, M+1, n-M+1), from=0, to=1, col="magenta", lwd=3, add=T)

# Posterior: kernel density plot
lines(density(th_sample1),col="blue",lwd=3)

legend("topright",c("prior","likelihood","posterior"), 
       lty=c(1,1,1),
       col=c("green","magenta","blue"),
       cex=0.8)



# Posterior mean
# I took the prior mean from the table at the beginning
post_mean=mean(th_sample1)
sample_avg= mean(y)
cat("Prior mean: 0.3027046, Posterior mean:",post_mean,"Sample average:",sample_avg)

# Posterior variance
post_var=var(th_sample1)
cat("Posterior variance:",post_var)

# Posterior 95% credible intervals
i_n=quantile(th_sample1, prob=c(0.025,0.975))
cat("The 95% credible interval of the posterior is:", i_n)

# Posterior 85th quantile
post_85q=quantile(th_sample1, prob=0.85)
cat("Posterior 85th quantile:",post_85q)




# Prediction
G=20
y_star <- vector(length=G)

set.seed(123)
for(g in 1:G){
  y_star[g] <- rbinom(1,1, prob=th_sample1[g])
}

cat("Students of the sample that sleep at least 8 hours:",sum(y_star))




# Hypothesis testing

# Pr(E0|y_1:n)
post_prob0= mean(th_sample1<=0.5)
cat("The posterior probability of E0 is", post_prob0)

# Pr(E1|y_1:n)
post_prob1= mean(th_sample1>0.5)

# Pr(E0)
prior_prob0=0.8424 #from the prior table 2

# Pr(E1)
prior_prob1= 1-prior_prob0

# Bayes factor
BF= (post_prob0/post_prob1)/(prior_prob0/prior_prob1)
cat("The Bayes Factor is",BF)
# "not worth more than bare mentioning"




### CASE 2 ###

# Fix the hyperparameters
c=0
s=4


# Posterior plot
gr_th=seq(0,1,0.001)
mp=c()

for (i in 1:length(gr_th)){
  mp[i]=model_posterior(gr_th[i], n, M, c, s)
}

plot(gr_th, mp, lwd=3, type="l", col="blue", main="Posterior density",
     xlab="theta", ylab="density")


# MH sample using the function: optimal variance sample
set.seed(123)
th_sample1= MH_post3(G=5000, burnin = 1000, thin = 10, n, M, c, s, eta=0.47, th0=0.5)



# Convergence and autocorrelation check for sample 1
# trace plot
plot(th_sample1,type="l")
# auto correlation function
acf(th_sample1)

# Cumulative mean
cmst <- cumsum(th_sample1)
G <- 5000
plot(1:G,cmst/1:G,type="b",main="cumulative mean",pch="*")


# Coda
library(coda)
th.post.mc= mcmc(th_sample1)

# Geweke diagnostic
geweke.diag(th.post.mc)
# P-value
2*min(pnorm(0.798), 1-pnorm(0.798)) 
# Geweke plot
geweke.plot(th.post.mc, frac1 = 0.1, frac2 = 0.5, nbins = 20)

# Gelman and Rubin
# Sample new chains and plot them
set.seed(123)
th.post2= mcmc(MH_post3(G=5000, burnin = 1000, thin = 10, 
                        n, M, c, s, eta=0.44, th0= runif(1,0,1)))

th.post3= mcmc(MH_post3(G=5000, burnin = 1000, thin = 10, 
                        n, M, c, s, eta=0.44, th0= runif(1,0,1)))

th.post4= mcmc(MH_post3(G=5000, burnin = 1000, thin = 10, 
                        n, M, c, s, eta=0.44, th0= runif(1,0,1)))

th.post5= mcmc(MH_post3(G=5000, burnin = 1000, thin = 10, 
                        n, M, c, s, eta=0.44, th0= runif(1,0,1)))

th.post6= mcmc(MH_post3(G=5000, burnin = 1000, thin = 10, 
                        n, M, c, s, eta=0.44, th0= runif(1,0,1)))

th.post7= mcmc(MH_post3(G=5000, burnin = 1000, thin = 10, 
                        n, M, c, s, eta=0.44, th0= runif(1,0,1)))

th.post8= mcmc(MH_post3(G=5000, burnin = 1000, thin = 10, 
                        n, M, c, s, eta=0.44, th0= runif(1,0,1)))

th.post9= mcmc(MH_post3(G=5000, burnin = 1000, thin = 10, 
                        n, M, c, s, eta=0.44, th0= runif(1,0,1)))

th.post10= mcmc(MH_post3(G=5000, burnin = 1000, thin = 10, 
                         n, M, c, s, eta=0.44, th0= runif(1,0,1)))

ten.mh <-mcmc.list(th.post.mc,th.post2,th.post3,th.post4,th.post5,th.post6,
                   th.post7,th.post8,th.post9,th.post10)

# Plots of the chains
plot(ten.mh)
acfplot(ten.mh,type="h")

# Gelman and Rubin diagnostic
gelman.diag(ten.mh) # The potential reduction factor is 1, the chains are stationary
gelman.plot(ten.mh) # how the potential reduction factor changes with the iterations

# Effective sample size
effectiveSize(th.post.mc) # On the first chain
effectiveSize(ten.mh) # On the ten chains


# Bayesian analysis

# Histogram
hist(th_sample1,main="Posterior density of theta", freq=F, col="blue")


# Prior plot
gr_th=seq(0,1,0.001)
mpr=c()

for (i in 1:length(gr_th)){
  mpr[i]=model_prior(gr_th[i], n, M, c, s)
}

plot(gr_th, mpr, lwd=3, type="l", col="green", ylim=c(0,5), xlab="theta", ylab="density")

# likelihood plot
curve(dbeta(x, M+1, n-M+1), from=0, to=1, col="magenta", lwd=3, add=T)

# Posterior: kernel density plot
lines(density(th_sample1),col="blue",lwd=3)

legend("topright",c("prior","likelihood","posterior"), 
       lty=c(1,1,1),
       col=c("green","magenta","blue"),
       cex=0.8)


# Posterior mean
# I took the prior mean from the table at the beginning
post_mean=mean(th_sample1)
sample_avg= mean(y)
cat("Prior mean: 0.4990392, Posterior mean:",post_mean,"Sample average:",sample_avg)

# Posterior variance
post_var=var(th_sample1)
cat("Posterior variance:",post_var)

# Posterior 95% credible intervals
i_n=quantile(th_sample1, prob=c(0.025,0.975))
cat("The 95% credible interval of the posterior is:", i_n)

# Posterior 85th quantile
post_85q=quantile(th_sample1, prob=0.85)
cat("Posterior 85th quantile:",post_85q)


# Prediction
G=20
y_star <- vector(length=G)

set.seed(123)
for(g in 1:G){
  y_star[g] <- rbinom(1,1, prob=th_sample1[g])
}

cat("Students of the sample that sleep at least 8 hours:",sum(y_star))




# Hypothesis testing

# Pr(E0|y_1:n)
post_prob0= mean(th_sample1<=0.5)
cat("The posterior probability of E0 is", post_prob0)

# Pr(E1|y_1:n)
post_prob1= mean(th_sample1>0.5)

# Pr(E0)
prior_prob0=0.5041 #from the prior table 2

# Pr(E1)
prior_prob1= 1-prior_prob0

# Bayes factor
BF= (post_prob0/post_prob1)/(prior_prob0/prior_prob1)
cat("The Bayes Factor is",BF)
# "substantial"




### CASE 3 ###

# Fix the hyperparameters
c=1
s=1


# Posterior plot
gr_th=seq(0,1,0.001)
mp=c()

for (i in 1:length(gr_th)){
  mp[i]=model_posterior(gr_th[i], n, M, c, s)
}

plot(gr_th, mp, lwd=3, type="l", col="blue", main="Posterior density",
     xlab="theta", ylab="density")


# MH sample using the function: optimal variance sample
set.seed(123)
th_sample1= MH_post3(G=5000, burnin = 1000, thin = 10, n, M, c, s, eta=0.45, th0=0.5)


# Convergence and autocorrelation check for sample 1
# trace plot
plot(th_sample1,type="l")
# auto correlation function
acf(th_sample1)

# Cumulative mean
cmst <- cumsum(th_sample1)
G <- 5000
plot(1:G,cmst/1:G,type="b",main="cumulative mean",pch="*")


# Coda
library(coda)
th.post.mc= mcmc(th_sample1)

# Geweke diagnostic
geweke.diag(th.post.mc)
# P-value
2*min(pnorm(0.4806), 1-pnorm(0.4806)) 
# Geweke plot
geweke.plot(th.post.mc, frac1 = 0.1, frac2 = 0.5, nbins = 20)

# Gelman and Rubin
# Sample new chains and plot them
set.seed(123)
th.post2= mcmc(MH_post3(G=5000, burnin = 1000, thin = 10, 
                        n, M, c, s, eta=0.44, th0= runif(1,0,1)))

th.post3= mcmc(MH_post3(G=5000, burnin = 1000, thin = 10, 
                        n, M, c, s, eta=0.44, th0= runif(1,0,1)))

th.post4= mcmc(MH_post3(G=5000, burnin = 1000, thin = 10, 
                        n, M, c, s, eta=0.44, th0= runif(1,0,1)))

th.post5= mcmc(MH_post3(G=5000, burnin = 1000, thin = 10, 
                        n, M, c, s, eta=0.44, th0= runif(1,0,1)))

th.post6= mcmc(MH_post3(G=5000, burnin = 1000, thin = 10, 
                        n, M, c, s, eta=0.44, th0= runif(1,0,1)))

th.post7= mcmc(MH_post3(G=5000, burnin = 1000, thin = 10, 
                        n, M, c, s, eta=0.44, th0= runif(1,0,1)))

th.post8= mcmc(MH_post3(G=5000, burnin = 1000, thin = 10, 
                        n, M, c, s, eta=0.44, th0= runif(1,0,1)))

th.post9= mcmc(MH_post3(G=5000, burnin = 1000, thin = 10, 
                        n, M, c, s, eta=0.44, th0= runif(1,0,1)))

th.post10= mcmc(MH_post3(G=5000, burnin = 1000, thin = 10, 
                         n, M, c, s, eta=0.44, th0= runif(1,0,1)))

ten.mh <-mcmc.list(th.post.mc,th.post2,th.post3,th.post4,th.post5,th.post6,
                   th.post7,th.post8,th.post9,th.post10)

# Plots of the chains
plot(ten.mh)
acfplot(ten.mh,type="h")

# Gelman and Rubin diagnostic
gelman.diag(ten.mh) # The potential reduction factor is 1, the chains are stationary
gelman.plot(ten.mh) # how the potential reduction factor changes with the iterations

# Effective sample size
effectiveSize(th.post.mc) # On the first chain
effectiveSize(ten.mh) # On the ten chains


# Bayesian analysis

# Histogram
hist(th_sample1,main="Posterior density of theta", freq=F, col="blue")


# Prior plot
gr_th=seq(0,1,0.001)
mpr=c()

for (i in 1:length(gr_th)){
  mpr[i]=model_prior(gr_th[i], n, M, c, s)
}

plot(gr_th, mpr, lwd=3, type="l", col="green", ylim=c(0,5), xlab="theta", ylab="density")

# likelihood plot
curve(dbeta(x, M+1, n-M+1), from=0, to=1, col="magenta", lwd=3, add=T)

# Posterior: kernel density plot
lines(density(th_sample1),col="blue",lwd=3)

legend("topright",c("prior","likelihood","posterior"), 
       lty=c(1,1,1),
       col=c("green","magenta","blue"),
       cex=0.8)


# Posterior mean
# I took the prior mean from the table at the beginning
post_mean=mean(th_sample1)
sample_avg= mean(y)
cat("Prior mean: 0.6963821, Posterior mean:",post_mean,"Sample average:",sample_avg)

# Posterior variance
post_var=var(th_sample1)
cat("Posterior variance:",post_var)

# Posterior 95% credible intervals
i_n=quantile(th_sample1, prob=c(0.025,0.975))
cat("The 95% credible interval of the posterior is:", i_n)

# Posterior 16th quantile
post_16q=quantile(th_sample1, prob=0.16)
cat("Posterior 16th quantile:",post_16q)


# Prediction
G=20
y_star <- vector(length=G)

set.seed(123)
for(g in 1:G){
  y_star[g] <- rbinom(1,1, prob=th_sample1[g])
}

cat("Students of the sample that sleep at least 8 hours:",sum(y_star))




# Hypothesis testing

# Pr(E0|y_1:n)
post_prob0= mean(th_sample1<=0.5)
cat("The posterior probability of E0 is", post_prob0)

# Pr(E1|y_1:n)
post_prob1= mean(th_sample1>0.5)

# Pr(E0)
prior_prob0=0.1612 #from the prior table 2

# Pr(E1)
prior_prob1= 1-prior_prob0

# Bayes factor
BF= (post_prob0/post_prob1)/(prior_prob0/prior_prob1)
cat("The Bayes Factor is",BF)
# "strong
